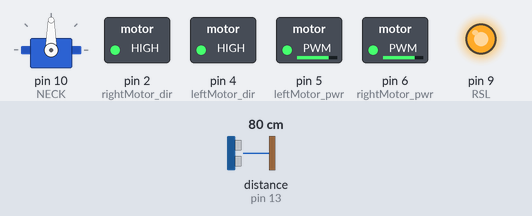
Bench run of a sketch on a simulated Arduino Uno, built with avr-gcc and run on an emulated ATmega328P. On the bench: servo, switched loads named in the sketch (green lamp = pin HIGH), output pins drawn as LEDs (lit = HIGH). Wiring (inferred from the names in the program): ultrasonic range finder: trigger pin 12; echo pin 13. The inputs (shaded band) are chosen by the test bench; at power-on: distance to the obstacle (sensor on pin 13) 80 cm. The echo pulse lasts 58.3 µs per cm; random numbers use the default seed unless the sketch sets one; pins used as bus, display or sensor lines are not drawn.

Above: at 3.2 s.
3.3 s: distance to the obstacle (sensor on pin 13) set to 21 cm
4.8 s: distance to the obstacle (sensor on pin 13) set to 17 cm
At 4.86 s:
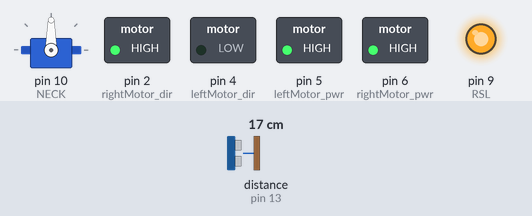
7.8 s: distance to the obstacle (sensor on pin 13) set to 35 cm
At 8.8 s:
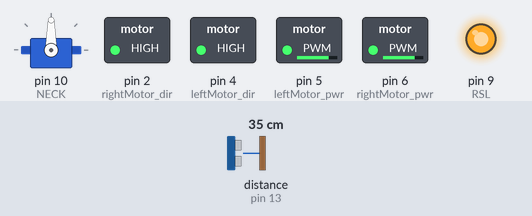
9.3 s: distance to the obstacle (sensor on pin 13) set to 2 cm
At 9.6 s:
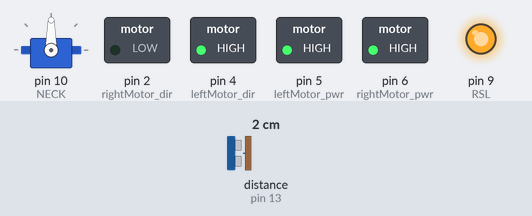
Timing chart, 0 to 13.3 s (numbered marks = the images above; inputs shaded):
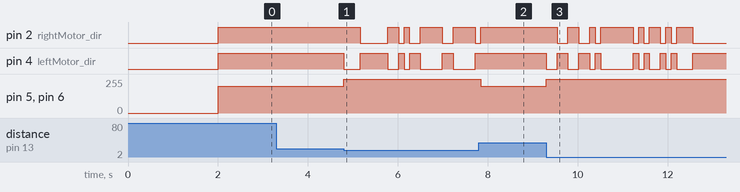

Measured:
- the behaviour switches between 20 and 19 cm on distance to the obstacle (sensor on pin 13) (found by bisection; images 0 and 1)
- after the input at 3.3 s, every drawn part: stays the same
- after the input at 4.8 s, pin 2 (rightMotor_dir): HIGH → LOW after 0.37 s, → HIGH 0.61 s later, → LOW 0.24 s later, → HIGH 0.12 s later, … (9 changes in this stretch); pin 4 (leftMotor_dir): HIGH → LOW at once, → HIGH 0.36 s later, → LOW 0.61 s later, → HIGH 0.24 s later, … (10 changes in this stretch)
- after the input at 7.8 s, pin 5 (leftMotor_pwr), pin 6 (rightMotor_pwr): 255/255 → 200/255 at once
- after the input at 9.3 s, pin 2 (rightMotor_dir): HIGH → LOW after 0.24 s, → HIGH 0.24 s later, → LOW 0.24 s later, → HIGH 0.24 s later, … (15 changes in this stretch); pin 4 (leftMotor_dir): HIGH → LOW at once, → HIGH 0.24 s later, → LOW 0.24 s later, → HIGH 0.24 s later, … (16 changes in this stretch)

The sketch:

avoid_obstacles.ino
```cpp
/* AVOID OBSTACLE
This code will use the distance sensor on your robot to avoid crashing into things.
*/

int turnAmount = 120;
int defaultSpeed = 200;

const int RSL = 9;
const int leftMotor_dir = 4;
const int leftMotor_pwr = 5;
const int rightMotor_dir = 2;
const int rightMotor_pwr = 6;
const int NECK = 10;

#include <Servo.h>
Servo neck;

#define mm 0
#define cm 1
#define in 2
#define ft 3
int distance(int trigger=12, int echo=13, int units = cm) {
  pinMode(trigger, OUTPUT);
  digitalWrite(trigger, LOW);
  delayMicroseconds(2);
  digitalWrite(trigger, HIGH);
  delayMicroseconds(10);
  digitalWrite(trigger, LOW);
  pinMode(echo, INPUT);
  long rawInput = pulseIn(echo, HIGH);
  if (units == mm) { return round(0.1723 * rawInput); } else {
  if (units == cm) { return round(0.01723 * rawInput); } else {
  if (units == in) { return round(0.006783 * rawInput); } else {
  if (units == ft) { return round(0.00056525 * rawInput); } else {
  return 0; }}}}
}
void drive(int l_value = 0, int r_value = 0) {
  int lNew = l_value;
  int rNew = r_value;
  if (lNew <= 0) {
    lNew = lNew * -1;
    digitalWrite(leftMotor_dir, LOW);
  } else {
    digitalWrite(leftMotor_dir, HIGH);
  }
  if (rNew <= 0) {
    rNew = rNew * -1;
    digitalWrite(rightMotor_dir, LOW);
  } else {
    digitalWrite(rightMotor_dir, HIGH);
  }
  analogWrite(leftMotor_pwr, lNew);
  analogWrite(rightMotor_pwr, rNew);
}

void setup() {
  pinMode(RSL, OUTPUT);
  pinMode(leftMotor_dir, OUTPUT);
  pinMode(leftMotor_pwr, OUTPUT);
  pinMode(rightMotor_dir, OUTPUT);
  pinMode(rightMotor_pwr, OUTPUT);
  neck.attach(NECK);
  neck.write(90);
  drive(0,0);
  delay(2000);
  digitalWrite(RSL, HIGH);
  Serial.begin(115200);
}

void loop() {
  if (distance() < 20) {
    if (random(0,2) == 0) {
      drive(255, -255);
    } else {
      drive(-255, 255);
    }
    delay(turnAmount);
    drive(0,0);
  } else {
    drive(defaultSpeed, defaultSpeed);
  }
}
```
